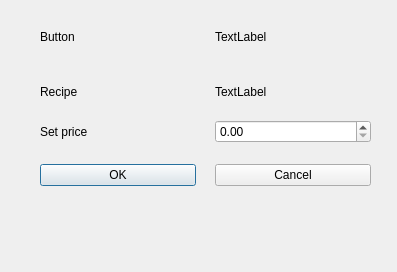
<?xml version="1.0" encoding="UTF-8"?>
<ui version="4.0">
 <class>WBSDPaySetPrice</class>
 <widget class="QMainWindow" name="WBSDPaySetPrice">
  <property name="geometry">
   <rect>
    <x>0</x>
    <y>0</y>
    <width>397</width>
    <height>272</height>
   </rect>
  </property>
  <property name="windowTitle">
   <string>Set beverage price</string>
  </property>
  <widget class="QWidget" name="centralwidget">
   <widget class="QWidget" name="gridLayoutWidget">
    <property name="geometry">
     <rect>
      <x>30</x>
      <y>10</y>
      <width>351</width>
      <height>181</height>
     </rect>
    </property>
    <layout class="QGridLayout" name="gridLayout" rowstretch="1,0,0,0" columnstretch="0,0">
     <property name="leftMargin">
      <number>10</number>
     </property>
     <property name="rightMargin">
      <number>10</number>
     </property>
     <property name="bottomMargin">
      <number>5</number>
     </property>
     <property name="horizontalSpacing">
      <number>19</number>
     </property>
     <property name="verticalSpacing">
      <number>21</number>
     </property>
     <item row="0" column="0">
      <widget class="QLabel" name="label_3">
       <property name="text">
        <string>Button</string>
       </property>
      </widget>
     </item>
     <item row="1" column="1">
      <widget class="QLabel" name="lblRecipeName">
       <property name="text">
        <string>TextLabel</string>
       </property>
      </widget>
     </item>
     <item row="0" column="1">
      <widget class="QLabel" name="lblButtonNumber">
       <property name="text">
        <string>TextLabel</string>
       </property>
      </widget>
     </item>
     <item row="2" column="0">
      <widget class="QLabel" name="label">
       <property name="text">
        <string>Set price</string>
       </property>
      </widget>
     </item>
     <item row="2" column="1">
      <widget class="QDoubleSpinBox" name="dblPrice">
       <property name="singleStep">
        <double>0.100000000000000</double>
       </property>
      </widget>
     </item>
     <item row="1" column="0">
      <widget class="QLabel" name="label_2">
       <property name="text">
        <string>Recipe</string>
       </property>
      </widget>
     </item>
     <item row="3" column="0">
      <widget class="QPushButton" name="btnOK">
       <property name="text">
        <string>OK</string>
       </property>
       <property name="autoDefault">
        <bool>false</bool>
       </property>
       <property name="default">
        <bool>true</bool>
       </property>
      </widget>
     </item>
     <item row="3" column="1">
      <widget class="QPushButton" name="btnCancel">
       <property name="text">
        <string>Cancel</string>
       </property>
      </widget>
     </item>
    </layout>
   </widget>
  </widget>
  <widget class="QMenuBar" name="menubar">
   <property name="geometry">
    <rect>
     <x>0</x>
     <y>0</y>
     <width>397</width>
     <height>21</height>
    </rect>
   </property>
  </widget>
 </widget>
 <tabstops>
  <tabstop>dblPrice</tabstop>
  <tabstop>btnCancel</tabstop>
 </tabstops>
 <resources/>
 <connections/>
</ui>
